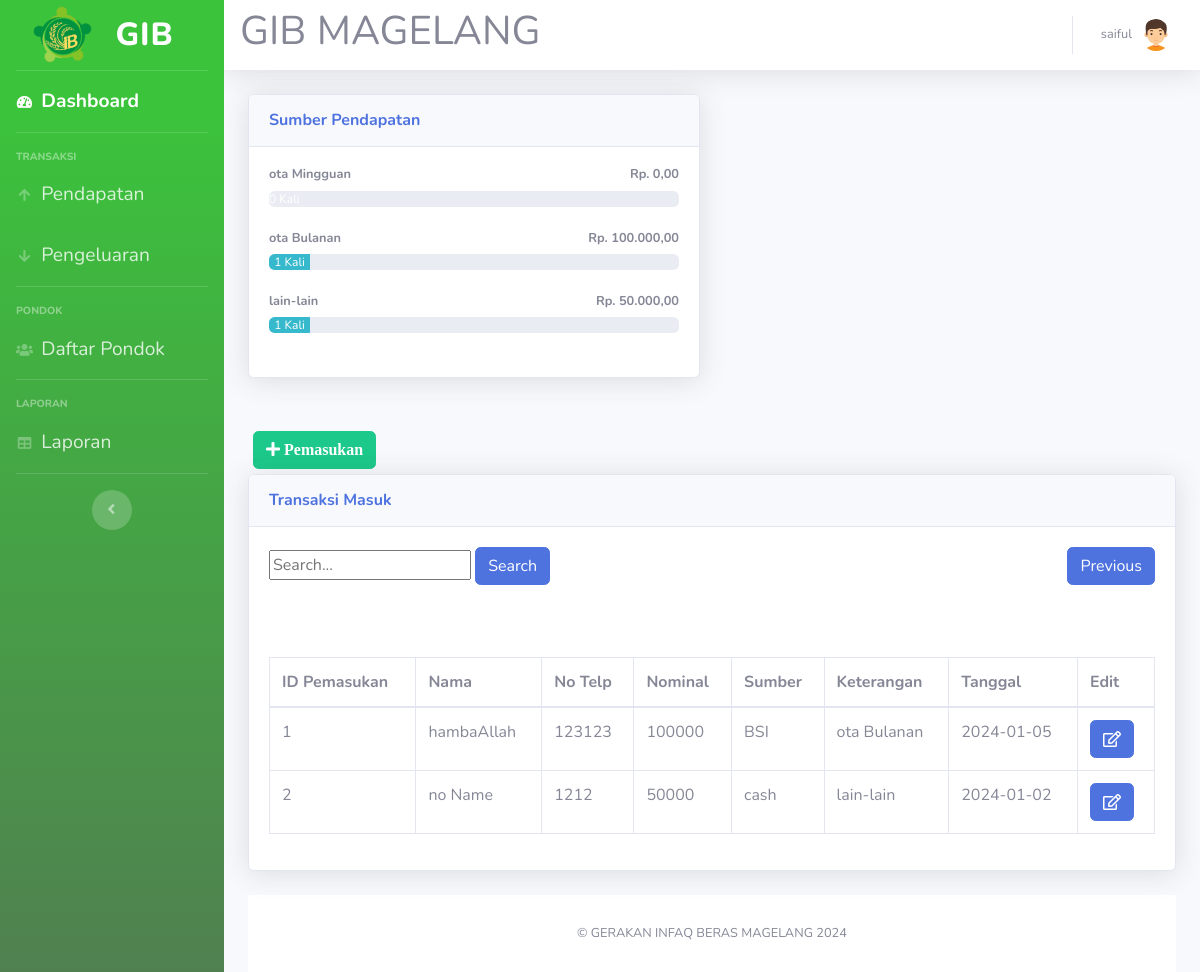
The page /pendapatan.php (signed in) on the database its author committed.
### tables this page shows
CREATE TABLE `keterangan` (
  `id_keterangan` int(11) NOT NULL AUTO_INCREMENT,
  `jenis` varchar(100) NOT NULL,
  PRIMARY KEY (`id_keterangan`)
);

CREATE TABLE `pemasukan` (
  `id_pemasukan` int(11) NOT NULL AUTO_INCREMENT,
  `nama` varchar(100) NOT NULL,
  `no_telp` int(13) NOT NULL,
  `nominal` int(20) NOT NULL,
  `sumber` varchar(20) NOT NULL,
  `id_keterangan` int(11) NOT NULL,
  `tanggal` date NOT NULL,
  PRIMARY KEY (`id_pemasukan`),
  KEY `id_keterangan` (`id_keterangan`)
);

### pendapatan.php (the view, shortened to what this page needs)
<!DOCTYPE html>
<html lang="en">
<head>
  <link href="vendor/fontawesome-free/css/all.min.css" rel="stylesheet" type="text/css">
  <link href="css/sb-admin-2.min.css" rel="stylesheet">
</head>
<body id="page-top">
<?php
require 'koneksi.php';
require 'sidebar.php'; ?>
      <div id="content">
<?php require 'navbar.php'; ?>
  </div>
        <div class="container-fluid">
          <div class="row">
            <div class="col-lg-6 mb-4">
              <div class="card shadow mb-4">
    <div class="card-header py-3">
        <h6 class="m-0 font-weight-bold text-primary">Sumber Pendapatan</h6>
    </div>
    <div class="card-body">
        <?php
        $query_sumber = mysqli_query($koneksi, "SELECT * FROM keterangan");
        while ($row_sumber = mysqli_fetch_assoc($query_sumber)) {
            $id_keterangan = $row_sumber['id_keterangan'];
            $nama_sumber = $row_sumber['jenis'];
            $query_jumlah = mysqli_query($koneksi, "SELECT SUM(nominal) AS total_jumlah FROM pemasukan WHERE id_keterangan = '$id_keterangan'");
            if ($query_jumlah) {
                $total_jumlah_row = mysqli_fetch_assoc($query_jumlah);
                $total_jumlah = isset($total_jumlah_row['total_jumlah']) ? $total_jumlah_row['total_jumlah'] : 0;
            } else {
                $total_jumlah = 0;
            }
            $query_count = mysqli_query($koneksi, "SELECT COUNT(*) AS total_transaksi FROM pemasukan WHERE id_keterangan = '$id_keterangan'");
            if ($query_count) {
                $total_transaksi_row = mysqli_fetch_assoc($query_count);
                $total_transaksi = isset($total_transaksi_row['total_transaksi']) ? $total_transaksi_row['total_transaksi'] : 0;
            } else {
                $total_transaksi = 0;
            }
            $progress_width = $total_transaksi * 10;
            echo '
                <h4 class="small font-weight-bold">'.$nama_sumber.'<span class="float-right">Rp. '.number_format($total_jumlah, 2, ',', '.').'</span></h4>
                <div class="progress mb-4">
                    <div class="progress-bar bg-info" role="progressbar" style="width:'.$progress_width.'%" aria-valuenow="'.$progress_width.'" aria-valuemin="0" aria-valuemax="100">'.$total_transaksi.' Kali</div>
                </div>';
        }
        ?>
    </div>
</div>
        </div>
        <div class="col-lg-6">
              </div>
          </div>
                   <div class="row">
  <div class="col">
             <button type="button" class="btn btn-success" style="margin:5px" data-toggle="modal" data-target="#myModalTambah"><i class="fa fa-plus"> Pemasukan</i></button><br>
          <div class="card shadow mb-4">
            <div class="card-header py-3">
              <h6 class="m-0 font-weight-bold text-primary">Transaksi Masuk</h6>
            </div>
            <div class="card-body">
                <div class="d-flex justify-content-between mb-3">
                    <div class="search-container">
                        <input type="text" id="myInput" placeholder="Search...">
                        <button type="button" class="btn btn-primary">Search</button>
                    </div>
                    <div>
                        <button type="button" class="btn btn-primary">Previous</button>
                    </div>
                </div>
                <div class="table-responsive">
                </div>
            </div>
            <div class="card-body">
              <div class="table-responsive">
               <table class="table table-bordered" id="dataTable" width="100%" cellspacing="0">
                  <thead>
                    <tr>
                      <th>ID Pemasukan</th>
                      <th>Nama</th>
                      <th>No Telp</th>
                      <th>Nominal</th>
                      <th>Sumber</th>
                      <th>Keterangan</th>
                      <th>Tanggal</th>
                      <th>Edit</th>
                    </tr>
                  </thead>
                  <tbody>
          <?php
$query = mysqli_query($koneksi,"SELECT * FROM pemasukan");
while ($data = mysqli_fetch_assoc($query))
{
?>
                    <tr>
                      <td><?=$data['id_pemasukan']?></td>
                      <td><?=$data['nama']?></td>
                      <td><?=$data['no_telp']?></td>
                      <td><?=$data['nominal']?></td>
                      <td><?=$data['sumber']?></td>
                      <td>
                      <?php
                      $id_keterangan = $data['id_keterangan'];
                      $query_sumber = mysqli_query($koneksi, "SELECT jenis FROM keterangan WHERE id_keterangan = '$id_keterangan'");
                      $sumber_nama = mysqli_fetch_assoc($query_sumber)['jenis'];
                      echo $sumber_nama;
                      ?>
                      </td>
                      <td><?= date('Y-m-d', strtotime($data['tanggal'])) ?></td>
                      <td>
<a href="#" type="button" class=" fa fa-edit btn btn-primary btn-md" data-toggle="modal" data-target="#myModal<?php echo $data['id_pemasukan']; ?>"></a>
</td>
</tr>
<?php
}
?>
                  </tbody>
                </table>
              </div>
            </div>
          </div>
      </div>
      </div>
<?php require 'footer.php'?>
    </div>
  </div>
</body>
</html>

### sidebar.php
<div id="wrapper">
  <ul class="navbar-nav bg-gradient-primary sidebar sidebar-dark accordion" id="accordionSidebar">
    <a class="sidebar-brand d-flex align-items-center justify-content-center" href="index.php">
        <div class="sidebar-brand-icon rotate-n-15">
        <img src="img/GIB.png" style="width: 65px;">
        </div>
        <div class="sidebar-brand-text mx-3" style="font-size: 2rem;">GIB</div>
    </a>
    <hr class="sidebar-divider my-0">
    <li class="nav-item active">
      <a class="nav-link" href="index.php">
        <i class="fas fa-fw fa-tachometer-alt"></i>
        <span style="font-size: 1.2rem;">Dashboard</span></a>
    </li>
    <hr class="sidebar-divider">
    <div class="sidebar-heading">
      Transaksi
    </div>
    <li class="nav-item">
      <a class="nav-link collapsed" href="pendapatan.php">
        <i class="fas fa-fw fa-arrow-up"></i>
        <span style="font-size: 1.2rem;">Pendapatan</span>
      </a>
    </li>
    <li class="nav-item">
      <a class="nav-link collapsed" href="pengeluaran.php" >
        <i class="fas fa-fw fa-arrow-down"></i>
        <span style="font-size: 1.2rem;">Pengeluaran</span>
      </a>
    </li>
    <hr class="sidebar-divider">
    <div class="sidebar-heading">
      Pondok
    </div>
    <li class="nav-item">
      <a class="nav-link collapsed" href="karyawan.php">
        <i class="fas fa-fw fa-users"></i>
        <span style="font-size: 1.2rem;">Daftar Pondok</span>
      </a>
    </li>
    <hr class="sidebar-divider">
    <div class="sidebar-heading">
      laporan
    </div>
    <li class="nav-item">
      <a class="nav-link" href="laporan.php">
        <i class="fas fa-fw fa-table"></i>
        <span style="font-size: 1.2rem;">Laporan</span></a>
    </li>
    <hr class="sidebar-divider d-none d-md-block">
    <div class="text-center d-none d-md-inline">
      <button class="rounded-circle border-0" id="sidebarToggle"></button>
    </div>
  </ul>
  <div id="content-wrapper" class="d-flex flex-column">

### navbar.php (shortened to what this page needs)
        <nav class="navbar navbar-expand navbar-light bg-white topbar mb-4 static-top shadow">
		<h1>GIB MAGELANG</h1>
<?php require 'user.php'; ?>
        </nav>

### user.php (shortened to what this page needs)
<ul class="navbar-nav ml-auto">
  <li class="nav-item dropdown no-arrow">
    <a class="nav-link dropdown-toggle" href="#" id="userDropdown" role="button" data-toggle="dropdown" aria-haspopup="true" aria-expanded="false">
      <span class="mr-2 d-none d-lg-inline text-gray-600 small"><?=$_SESSION['nama']?></span>
      <img class="img-profile rounded-circle" src="img/boy(2).png">
    </a>
  </li>
</ul>

### footer.php
<footer class="sticky-footer bg-white">
  <div class="container my-auto">
    <div class="copyright text-center my-auto">
      <span> &copy; GERAKAN INFAQ BERAS MAGELANG 2024</span>
    </div>
  </div>
</footer>

### rows shown on the page
keterangan: jenis "ota Mingguan", total_jumlah "0,00"
keterangan: jenis "ota Bulanan", total_jumlah "100.000,00", $progress_width 10 (drawn), total_transaksi "1"
keterangan: jenis "lain-lain", total_jumlah "50.000,00", $progress_width 10 (drawn), total_transaksi "1"
pemasukan: id_pemasukan "1", nama "hambaAllah", no_telp "123123", nominal "100000", sumber "BSI", id_keterangan.jenis "ota Bulanan", tanggal "2024-01-05"
pemasukan: id_pemasukan "2", nama "no Name", no_telp "1212", nominal "50000", sumber "cash", id_keterangan.jenis "lain-lain", tanggal "2024-01-02"

### other values the page prints
$_SESSION['nama'] "saiful"
